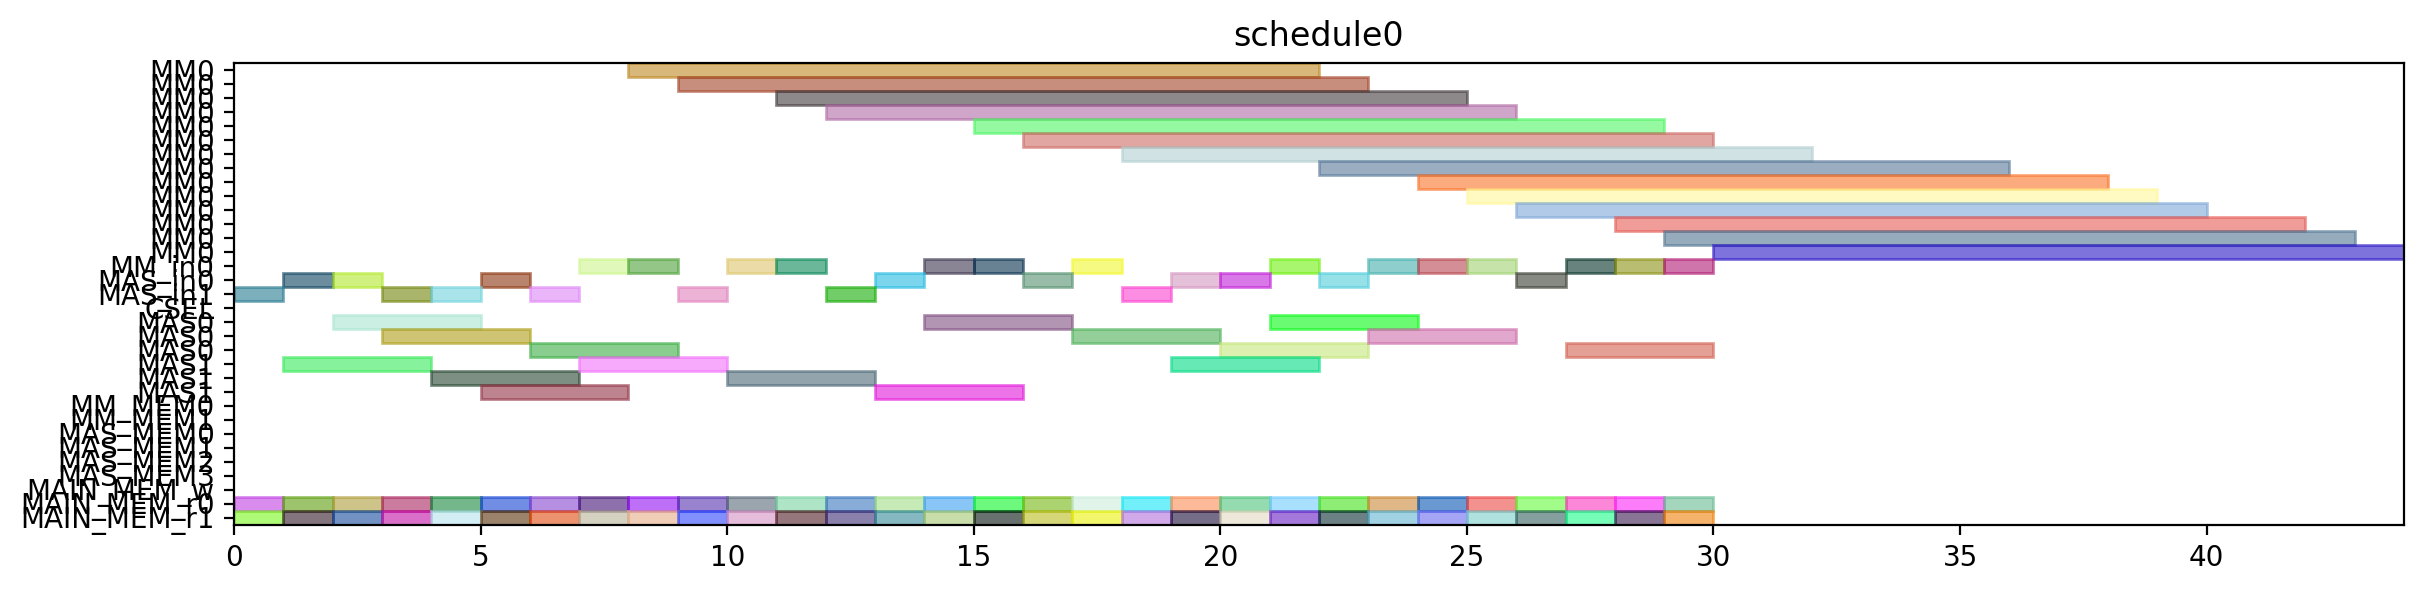

Source code (Python):
from pyschedule import Scenario, solvers, plotters, alt


def solve():
	horizon = 120
	S = Scenario("schedule0", horizon=horizon)

	# resource
	MM = S.Resources('MM', num=1, size=14)
	MM_in = S.Resources('MM_in', num=1)
	MAS_in = S.Resources('MAS_in', num=2)
	CSEL = S.Resource('CSEL')
	MAS = S.Resources('MAS', num=2, size=3, periods=range(1, horizon))
	MM_MEM = S.Resources('MM_MEM', num=2)
	MAS_MEM = S.Resources('MAS_MEM', num=4)
	MAIN_MEM_w = S.Resource('MAIN_MEM_w', size=1)
	MAIN_MEM_r = S.Resources('MAIN_MEM_r', num=2)

	# result of previous scheduling

	# new tasks
	r1_t0 = S.Task('r1_t0', length=14, delay_cost=1)
	r1_t0 += alt(MM)
	r1_t0_in = S.Task('r1_t0_in', length=1, delay_cost=1)
	r1_t0_in += alt(MM_in)
	S += r1_t0_in*MM_in[0]<=r1_t0*MM[0]
	r1_t0_mem0 = S.Task('r1_t0_mem0', length=1, delay_cost=1)
	r1_t0_mem0 += MAIN_MEM_r[0]
	S += r1_t0_mem0 <= r1_t0

	r1_t0_mem1 = S.Task('r1_t0_mem1', length=1, delay_cost=1)
	r1_t0_mem1 += MAIN_MEM_r[1]
	S += r1_t0_mem1 <= r1_t0

	r1_t1 = S.Task('r1_t1', length=14, delay_cost=1)
	r1_t1 += alt(MM)
	r1_t1_in = S.Task('r1_t1_in', length=1, delay_cost=1)
	r1_t1_in += alt(MM_in)
	S += r1_t1_in*MM_in[0]<=r1_t1*MM[0]
	r1_t1_mem0 = S.Task('r1_t1_mem0', length=1, delay_cost=1)
	r1_t1_mem0 += MAIN_MEM_r[0]
	S += r1_t1_mem0 <= r1_t1

	r1_t1_mem1 = S.Task('r1_t1_mem1', length=1, delay_cost=1)
	r1_t1_mem1 += MAIN_MEM_r[1]
	S += r1_t1_mem1 <= r1_t1

	r1_t2 = S.Task('r1_t2', length=3, delay_cost=1)
	r1_t2 += alt(MAS)
	r1_t2_in = S.Task('r1_t2_in', length=1, delay_cost=1)
	r1_t2_in += alt(MAS_in)
	S += r1_t2_in*MAS_in[0]<=r1_t2*MAS[0]

	S += r1_t2_in*MAS_in[1]<=r1_t2*MAS[1]

	r1_t2_mem0 = S.Task('r1_t2_mem0', length=1, delay_cost=1)
	r1_t2_mem0 += MAIN_MEM_r[0]
	S += r1_t2_mem0 <= r1_t2

	r1_t2_mem1 = S.Task('r1_t2_mem1', length=1, delay_cost=1)
	r1_t2_mem1 += MAIN_MEM_r[1]
	S += r1_t2_mem1 <= r1_t2

	r1_t3 = S.Task('r1_t3', length=3, delay_cost=1)
	r1_t3 += alt(MAS)
	r1_t3_in = S.Task('r1_t3_in', length=1, delay_cost=1)
	r1_t3_in += alt(MAS_in)
	S += r1_t3_in*MAS_in[0]<=r1_t3*MAS[0]

	S += r1_t3_in*MAS_in[1]<=r1_t3*MAS[1]

	r1_t3_mem0 = S.Task('r1_t3_mem0', length=1, delay_cost=1)
	r1_t3_mem0 += MAIN_MEM_r[0]
	S += r1_t3_mem0 <= r1_t3

	r1_t3_mem1 = S.Task('r1_t3_mem1', length=1, delay_cost=1)
	r1_t3_mem1 += MAIN_MEM_r[1]
	S += r1_t3_mem1 <= r1_t3

	r3_t0 = S.Task('r3_t0', length=14, delay_cost=1)
	r3_t0 += alt(MM)
	r3_t0_in = S.Task('r3_t0_in', length=1, delay_cost=1)
	r3_t0_in += alt(MM_in)
	S += r3_t0_in*MM_in[0]<=r3_t0*MM[0]
	r3_t0_mem0 = S.Task('r3_t0_mem0', length=1, delay_cost=1)
	r3_t0_mem0 += MAIN_MEM_r[0]
	S += r3_t0_mem0 <= r3_t0

	r3_t0_mem1 = S.Task('r3_t0_mem1', length=1, delay_cost=1)
	r3_t0_mem1 += MAIN_MEM_r[1]
	S += r3_t0_mem1 <= r3_t0

	r3_t1 = S.Task('r3_t1', length=14, delay_cost=1)
	r3_t1 += alt(MM)
	r3_t1_in = S.Task('r3_t1_in', length=1, delay_cost=1)
	r3_t1_in += alt(MM_in)
	S += r3_t1_in*MM_in[0]<=r3_t1*MM[0]
	r3_t1_mem0 = S.Task('r3_t1_mem0', length=1, delay_cost=1)
	r3_t1_mem0 += MAIN_MEM_r[0]
	S += r3_t1_mem0 <= r3_t1

	r3_t1_mem1 = S.Task('r3_t1_mem1', length=1, delay_cost=1)
	r3_t1_mem1 += MAIN_MEM_r[1]
	S += r3_t1_mem1 <= r3_t1

	r3_t2 = S.Task('r3_t2', length=3, delay_cost=1)
	r3_t2 += alt(MAS)
	r3_t2_in = S.Task('r3_t2_in', length=1, delay_cost=1)
	r3_t2_in += alt(MAS_in)
	S += r3_t2_in*MAS_in[0]<=r3_t2*MAS[0]

	S += r3_t2_in*MAS_in[1]<=r3_t2*MAS[1]

	r3_t2_mem0 = S.Task('r3_t2_mem0', length=1, delay_cost=1)
	r3_t2_mem0 += MAIN_MEM_r[0]
	S += r3_t2_mem0 <= r3_t2

	r3_t2_mem1 = S.Task('r3_t2_mem1', length=1, delay_cost=1)
	r3_t2_mem1 += MAIN_MEM_r[1]
	S += r3_t2_mem1 <= r3_t2

	r3_t3 = S.Task('r3_t3', length=3, delay_cost=1)
	r3_t3 += alt(MAS)
	r3_t3_in = S.Task('r3_t3_in', length=1, delay_cost=1)
	r3_t3_in += alt(MAS_in)
	S += r3_t3_in*MAS_in[0]<=r3_t3*MAS[0]

	S += r3_t3_in*MAS_in[1]<=r3_t3*MAS[1]

	r3_t3_mem0 = S.Task('r3_t3_mem0', length=1, delay_cost=1)
	r3_t3_mem0 += MAIN_MEM_r[0]
	S += r3_t3_mem0 <= r3_t3

	r3_t3_mem1 = S.Task('r3_t3_mem1', length=1, delay_cost=1)
	r3_t3_mem1 += MAIN_MEM_r[1]
	S += r3_t3_mem1 <= r3_t3

	r4_t0 = S.Task('r4_t0', length=14, delay_cost=1)
	r4_t0 += alt(MM)
	r4_t0_in = S.Task('r4_t0_in', length=1, delay_cost=1)
	r4_t0_in += alt(MM_in)
	S += r4_t0_in*MM_in[0]<=r4_t0*MM[0]
	r4_t0_mem0 = S.Task('r4_t0_mem0', length=1, delay_cost=1)
	r4_t0_mem0 += MAIN_MEM_r[0]
	S += r4_t0_mem0 <= r4_t0

	r4_t0_mem1 = S.Task('r4_t0_mem1', length=1, delay_cost=1)
	r4_t0_mem1 += MAIN_MEM_r[1]
	S += r4_t0_mem1 <= r4_t0

	r4_t1 = S.Task('r4_t1', length=14, delay_cost=1)
	r4_t1 += alt(MM)
	r4_t1_in = S.Task('r4_t1_in', length=1, delay_cost=1)
	r4_t1_in += alt(MM_in)
	S += r4_t1_in*MM_in[0]<=r4_t1*MM[0]
	r4_t1_mem0 = S.Task('r4_t1_mem0', length=1, delay_cost=1)
	r4_t1_mem0 += MAIN_MEM_r[0]
	S += r4_t1_mem0 <= r4_t1

	r4_t1_mem1 = S.Task('r4_t1_mem1', length=1, delay_cost=1)
	r4_t1_mem1 += MAIN_MEM_r[1]
	S += r4_t1_mem1 <= r4_t1

	r4_t2 = S.Task('r4_t2', length=3, delay_cost=1)
	r4_t2 += alt(MAS)
	r4_t2_in = S.Task('r4_t2_in', length=1, delay_cost=1)
	r4_t2_in += alt(MAS_in)
	S += r4_t2_in*MAS_in[0]<=r4_t2*MAS[0]

	S += r4_t2_in*MAS_in[1]<=r4_t2*MAS[1]

	r4_t2_mem0 = S.Task('r4_t2_mem0', length=1, delay_cost=1)
	r4_t2_mem0 += MAIN_MEM_r[0]
	S += r4_t2_mem0 <= r4_t2

	r4_t2_mem1 = S.Task('r4_t2_mem1', length=1, delay_cost=1)
	r4_t2_mem1 += MAIN_MEM_r[1]
	S += r4_t2_mem1 <= r4_t2

	r4_t3 = S.Task('r4_t3', length=3, delay_cost=1)
	r4_t3 += alt(MAS)
	r4_t3_in = S.Task('r4_t3_in', length=1, delay_cost=1)
	r4_t3_in += alt(MAS_in)
	S += r4_t3_in*MAS_in[0]<=r4_t3*MAS[0]

	S += r4_t3_in*MAS_in[1]<=r4_t3*MAS[1]

	r4_t3_mem0 = S.Task('r4_t3_mem0', length=1, delay_cost=1)
	r4_t3_mem0 += MAIN_MEM_r[0]
	S += r4_t3_mem0 <= r4_t3

	r4_t3_mem1 = S.Task('r4_t3_mem1', length=1, delay_cost=1)
	r4_t3_mem1 += MAIN_MEM_r[1]
	S += r4_t3_mem1 <= r4_t3

	r5_t0 = S.Task('r5_t0', length=14, delay_cost=1)
	r5_t0 += alt(MM)
	r5_t0_in = S.Task('r5_t0_in', length=1, delay_cost=1)
	r5_t0_in += alt(MM_in)
	S += r5_t0_in*MM_in[0]<=r5_t0*MM[0]
	r5_t0_mem0 = S.Task('r5_t0_mem0', length=1, delay_cost=1)
	r5_t0_mem0 += MAIN_MEM_r[0]
	S += r5_t0_mem0 <= r5_t0

	r5_t0_mem1 = S.Task('r5_t0_mem1', length=1, delay_cost=1)
	r5_t0_mem1 += MAIN_MEM_r[1]
	S += r5_t0_mem1 <= r5_t0

	r5_t1 = S.Task('r5_t1', length=14, delay_cost=1)
	r5_t1 += alt(MM)
	r5_t1_in = S.Task('r5_t1_in', length=1, delay_cost=1)
	r5_t1_in += alt(MM_in)
	S += r5_t1_in*MM_in[0]<=r5_t1*MM[0]
	r5_t1_mem0 = S.Task('r5_t1_mem0', length=1, delay_cost=1)
	r5_t1_mem0 += MAIN_MEM_r[0]
	S += r5_t1_mem0 <= r5_t1

	r5_t1_mem1 = S.Task('r5_t1_mem1', length=1, delay_cost=1)
	r5_t1_mem1 += MAIN_MEM_r[1]
	S += r5_t1_mem1 <= r5_t1

	r5_t2 = S.Task('r5_t2', length=3, delay_cost=1)
	r5_t2 += alt(MAS)
	r5_t2_in = S.Task('r5_t2_in', length=1, delay_cost=1)
	r5_t2_in += alt(MAS_in)
	S += r5_t2_in*MAS_in[0]<=r5_t2*MAS[0]

	S += r5_t2_in*MAS_in[1]<=r5_t2*MAS[1]

	r5_t2_mem0 = S.Task('r5_t2_mem0', length=1, delay_cost=1)
	r5_t2_mem0 += MAIN_MEM_r[0]
	S += r5_t2_mem0 <= r5_t2

	r5_t2_mem1 = S.Task('r5_t2_mem1', length=1, delay_cost=1)
	r5_t2_mem1 += MAIN_MEM_r[1]
	S += r5_t2_mem1 <= r5_t2

	r5_t3 = S.Task('r5_t3', length=3, delay_cost=1)
	r5_t3 += alt(MAS)
	r5_t3_in = S.Task('r5_t3_in', length=1, delay_cost=1)
	r5_t3_in += alt(MAS_in)
	S += r5_t3_in*MAS_in[0]<=r5_t3*MAS[0]

	S += r5_t3_in*MAS_in[1]<=r5_t3*MAS[1]

	r5_t3_mem0 = S.Task('r5_t3_mem0', length=1, delay_cost=1)
	r5_t3_mem0 += MAIN_MEM_r[0]
	S += r5_t3_mem0 <= r5_t3

	r5_t3_mem1 = S.Task('r5_t3_mem1', length=1, delay_cost=1)
	r5_t3_mem1 += MAIN_MEM_r[1]
	S += r5_t3_mem1 <= r5_t3

	r6_t0 = S.Task('r6_t0', length=14, delay_cost=1)
	r6_t0 += alt(MM)
	r6_t0_in = S.Task('r6_t0_in', length=1, delay_cost=1)
	r6_t0_in += alt(MM_in)
	S += r6_t0_in*MM_in[0]<=r6_t0*MM[0]
	r6_t0_mem0 = S.Task('r6_t0_mem0', length=1, delay_cost=1)
	r6_t0_mem0 += MAIN_MEM_r[0]
	S += r6_t0_mem0 <= r6_t0

	r6_t0_mem1 = S.Task('r6_t0_mem1', length=1, delay_cost=1)
	r6_t0_mem1 += MAIN_MEM_r[1]
	S += r6_t0_mem1 <= r6_t0

	r6_t1 = S.Task('r6_t1', length=14, delay_cost=1)
	r6_t1 += alt(MM)
	r6_t1_in = S.Task('r6_t1_in', length=1, delay_cost=1)
	r6_t1_in += alt(MM_in)
	S += r6_t1_in*MM_in[0]<=r6_t1*MM[0]
	r6_t1_mem0 = S.Task('r6_t1_mem0', length=1, delay_cost=1)
	r6_t1_mem0 += MAIN_MEM_r[0]
	S += r6_t1_mem0 <= r6_t1

	r6_t1_mem1 = S.Task('r6_t1_mem1', length=1, delay_cost=1)
	r6_t1_mem1 += MAIN_MEM_r[1]
	S += r6_t1_mem1 <= r6_t1

	r6_t2 = S.Task('r6_t2', length=3, delay_cost=1)
	r6_t2 += alt(MAS)
	r6_t2_in = S.Task('r6_t2_in', length=1, delay_cost=1)
	r6_t2_in += alt(MAS_in)
	S += r6_t2_in*MAS_in[0]<=r6_t2*MAS[0]

	S += r6_t2_in*MAS_in[1]<=r6_t2*MAS[1]

	r6_t2_mem0 = S.Task('r6_t2_mem0', length=1, delay_cost=1)
	r6_t2_mem0 += MAIN_MEM_r[0]
	S += r6_t2_mem0 <= r6_t2

	r6_t2_mem1 = S.Task('r6_t2_mem1', length=1, delay_cost=1)
	r6_t2_mem1 += MAIN_MEM_r[1]
	S += r6_t2_mem1 <= r6_t2

	r6_t3 = S.Task('r6_t3', length=3, delay_cost=1)
	r6_t3 += alt(MAS)
	r6_t3_in = S.Task('r6_t3_in', length=1, delay_cost=1)
	r6_t3_in += alt(MAS_in)
	S += r6_t3_in*MAS_in[0]<=r6_t3*MAS[0]

	S += r6_t3_in*MAS_in[1]<=r6_t3*MAS[1]

	r6_t3_mem0 = S.Task('r6_t3_mem0', length=1, delay_cost=1)
	r6_t3_mem0 += MAIN_MEM_r[0]
	S += r6_t3_mem0 <= r6_t3

	r6_t3_mem1 = S.Task('r6_t3_mem1', length=1, delay_cost=1)
	r6_t3_mem1 += MAIN_MEM_r[1]
	S += r6_t3_mem1 <= r6_t3

	r9_t2 = S.Task('r9_t2', length=3, delay_cost=1)
	r9_t2 += alt(MAS)
	r9_t2_in = S.Task('r9_t2_in', length=1, delay_cost=1)
	r9_t2_in += alt(MAS_in)
	S += r9_t2_in*MAS_in[0]<=r9_t2*MAS[0]

	S += r9_t2_in*MAS_in[1]<=r9_t2*MAS[1]

	r9_t2_mem0 = S.Task('r9_t2_mem0', length=1, delay_cost=1)
	r9_t2_mem0 += MAIN_MEM_r[0]
	S += r9_t2_mem0 <= r9_t2

	r9_t2_mem1 = S.Task('r9_t2_mem1', length=1, delay_cost=1)
	r9_t2_mem1 += MAIN_MEM_r[1]
	S += r9_t2_mem1 <= r9_t2

	r12_t0 = S.Task('r12_t0', length=14, delay_cost=1)
	r12_t0 += alt(MM)
	r12_t0_in = S.Task('r12_t0_in', length=1, delay_cost=1)
	r12_t0_in += alt(MM_in)
	S += r12_t0_in*MM_in[0]<=r12_t0*MM[0]
	r12_t0_mem0 = S.Task('r12_t0_mem0', length=1, delay_cost=1)
	r12_t0_mem0 += MAIN_MEM_r[0]
	S += r12_t0_mem0 <= r12_t0

	r12_t0_mem1 = S.Task('r12_t0_mem1', length=1, delay_cost=1)
	r12_t0_mem1 += MAIN_MEM_r[1]
	S += r12_t0_mem1 <= r12_t0

	r12_t1 = S.Task('r12_t1', length=14, delay_cost=1)
	r12_t1 += alt(MM)
	r12_t1_in = S.Task('r12_t1_in', length=1, delay_cost=1)
	r12_t1_in += alt(MM_in)
	S += r12_t1_in*MM_in[0]<=r12_t1*MM[0]
	r12_t1_mem0 = S.Task('r12_t1_mem0', length=1, delay_cost=1)
	r12_t1_mem0 += MAIN_MEM_r[0]
	S += r12_t1_mem0 <= r12_t1

	r12_t1_mem1 = S.Task('r12_t1_mem1', length=1, delay_cost=1)
	r12_t1_mem1 += MAIN_MEM_r[1]
	S += r12_t1_mem1 <= r12_t1

	r12_t2 = S.Task('r12_t2', length=3, delay_cost=1)
	r12_t2 += alt(MAS)
	r12_t2_in = S.Task('r12_t2_in', length=1, delay_cost=1)
	r12_t2_in += alt(MAS_in)
	S += r12_t2_in*MAS_in[0]<=r12_t2*MAS[0]

	S += r12_t2_in*MAS_in[1]<=r12_t2*MAS[1]

	r12_t2_mem0 = S.Task('r12_t2_mem0', length=1, delay_cost=1)
	r12_t2_mem0 += MAIN_MEM_r[0]
	S += r12_t2_mem0 <= r12_t2

	r12_t2_mem1 = S.Task('r12_t2_mem1', length=1, delay_cost=1)
	r12_t2_mem1 += MAIN_MEM_r[1]
	S += r12_t2_mem1 <= r12_t2

	r12_t3 = S.Task('r12_t3', length=3, delay_cost=1)
	r12_t3 += alt(MAS)
	r12_t3_in = S.Task('r12_t3_in', length=1, delay_cost=1)
	r12_t3_in += alt(MAS_in)
	S += r12_t3_in*MAS_in[0]<=r12_t3*MAS[0]

	S += r12_t3_in*MAS_in[1]<=r12_t3*MAS[1]

	r12_t3_mem0 = S.Task('r12_t3_mem0', length=1, delay_cost=1)
	r12_t3_mem0 += MAIN_MEM_r[0]
	S += r12_t3_mem0 <= r12_t3

	r12_t3_mem1 = S.Task('r12_t3_mem1', length=1, delay_cost=1)
	r12_t3_mem1 += MAIN_MEM_r[1]
	S += r12_t3_mem1 <= r12_t3

	r13_t0 = S.Task('r13_t0', length=14, delay_cost=1)
	r13_t0 += alt(MM)
	r13_t0_in = S.Task('r13_t0_in', length=1, delay_cost=1)
	r13_t0_in += alt(MM_in)
	S += r13_t0_in*MM_in[0]<=r13_t0*MM[0]
	r13_t0_mem0 = S.Task('r13_t0_mem0', length=1, delay_cost=1)
	r13_t0_mem0 += MAIN_MEM_r[0]
	S += r13_t0_mem0 <= r13_t0

	r13_t0_mem1 = S.Task('r13_t0_mem1', length=1, delay_cost=1)
	r13_t0_mem1 += MAIN_MEM_r[1]
	S += r13_t0_mem1 <= r13_t0

	r13_t1 = S.Task('r13_t1', length=14, delay_cost=1)
	r13_t1 += alt(MM)
	r13_t1_in = S.Task('r13_t1_in', length=1, delay_cost=1)
	r13_t1_in += alt(MM_in)
	S += r13_t1_in*MM_in[0]<=r13_t1*MM[0]
	r13_t1_mem0 = S.Task('r13_t1_mem0', length=1, delay_cost=1)
	r13_t1_mem0 += MAIN_MEM_r[0]
	S += r13_t1_mem0 <= r13_t1

	r13_t1_mem1 = S.Task('r13_t1_mem1', length=1, delay_cost=1)
	r13_t1_mem1 += MAIN_MEM_r[1]
	S += r13_t1_mem1 <= r13_t1

	r13_t2 = S.Task('r13_t2', length=3, delay_cost=1)
	r13_t2 += alt(MAS)
	r13_t2_in = S.Task('r13_t2_in', length=1, delay_cost=1)
	r13_t2_in += alt(MAS_in)
	S += r13_t2_in*MAS_in[0]<=r13_t2*MAS[0]

	S += r13_t2_in*MAS_in[1]<=r13_t2*MAS[1]

	r13_t2_mem0 = S.Task('r13_t2_mem0', length=1, delay_cost=1)
	r13_t2_mem0 += MAIN_MEM_r[0]
	S += r13_t2_mem0 <= r13_t2

	r13_t2_mem1 = S.Task('r13_t2_mem1', length=1, delay_cost=1)
	r13_t2_mem1 += MAIN_MEM_r[1]
	S += r13_t2_mem1 <= r13_t2

	r13_t3 = S.Task('r13_t3', length=3, delay_cost=1)
	r13_t3 += alt(MAS)
	r13_t3_in = S.Task('r13_t3_in', length=1, delay_cost=1)
	r13_t3_in += alt(MAS_in)
	S += r13_t3_in*MAS_in[0]<=r13_t3*MAS[0]

	S += r13_t3_in*MAS_in[1]<=r13_t3*MAS[1]

	r13_t3_mem0 = S.Task('r13_t3_mem0', length=1, delay_cost=1)
	r13_t3_mem0 += MAIN_MEM_r[0]
	S += r13_t3_mem0 <= r13_t3

	r13_t3_mem1 = S.Task('r13_t3_mem1', length=1, delay_cost=1)
	r13_t3_mem1 += MAIN_MEM_r[1]
	S += r13_t3_mem1 <= r13_t3

	r16_t3 = S.Task('r16_t3', length=3, delay_cost=1)
	r16_t3 += alt(MAS)
	r16_t3_in = S.Task('r16_t3_in', length=1, delay_cost=1)
	r16_t3_in += alt(MAS_in)
	S += r16_t3_in*MAS_in[0]<=r16_t3*MAS[0]

	S += r16_t3_in*MAS_in[1]<=r16_t3*MAS[1]

	r16_t3_mem0 = S.Task('r16_t3_mem0', length=1, delay_cost=1)
	r16_t3_mem0 += MAIN_MEM_r[0]
	S += r16_t3_mem0 <= r16_t3

	r16_t3_mem1 = S.Task('r16_t3_mem1', length=1, delay_cost=1)
	r16_t3_mem1 += MAIN_MEM_r[1]
	S += r16_t3_mem1 <= r16_t3

	solvers.mip.solve(S,msg=1,kind='CPLEX',ratio_gap=1.01)

	solution = [['hoge']*len(S.solution()[1]) for i in range(len(S.solution()))]
	for i in range(len(S.solution())):
		for j in range(len(S.solution()[i])):
			solution[i][j]=str(S.solution()[i][j])
	print(solution)

	cycles = int(solution[-1][3])

	pic_file_name = "/mnt/rose/usr1/fukuda/ABE/multiRAM_multiMAS_16mux/scheduling_result/stage14MM1_stage3MAS2/EP2_YRECOVER/schedule0.png"
	if(S.solution() != []):
		plotters.matplotlib.plot(S,img_filename=pic_file_name, show_task_labels=False, fig_size=(cycles*0.25+3, 3))

	return solution
